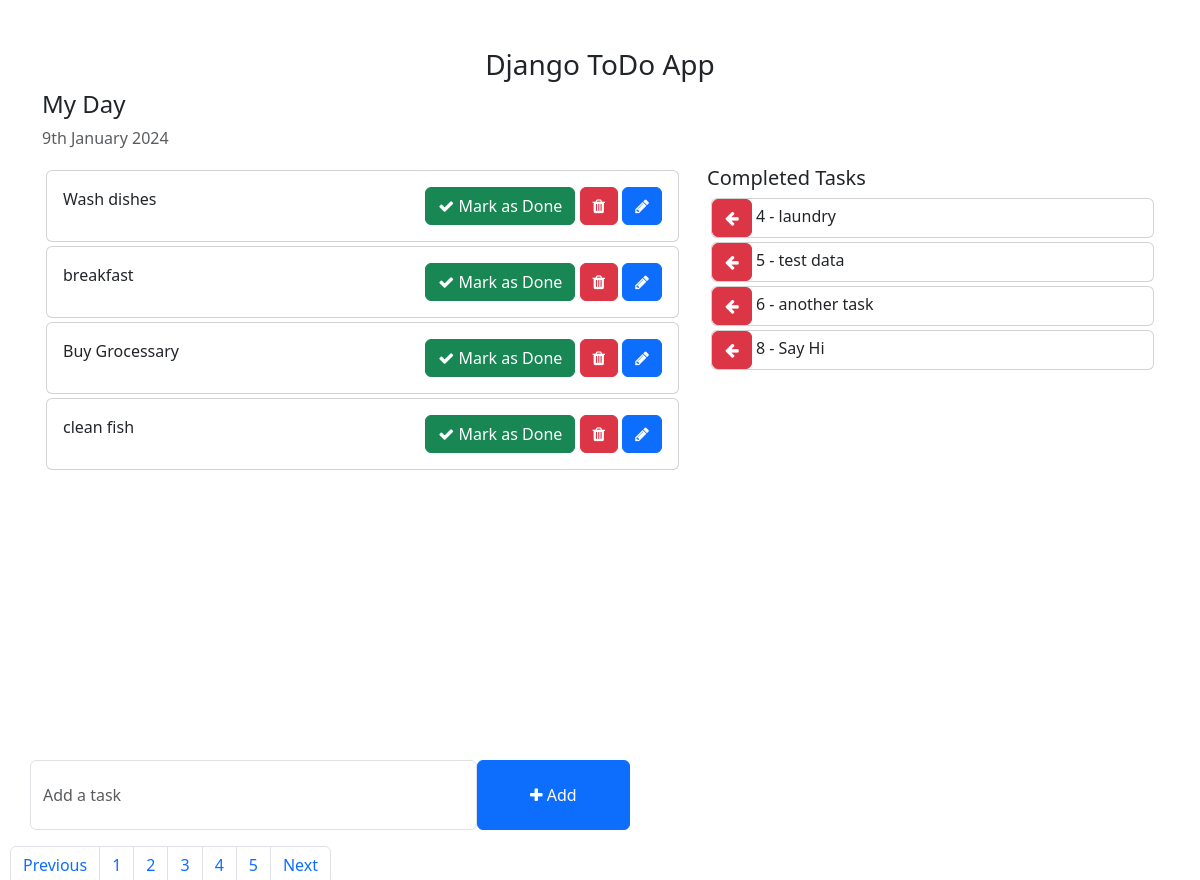
Page /detail/ on the earlier database version.
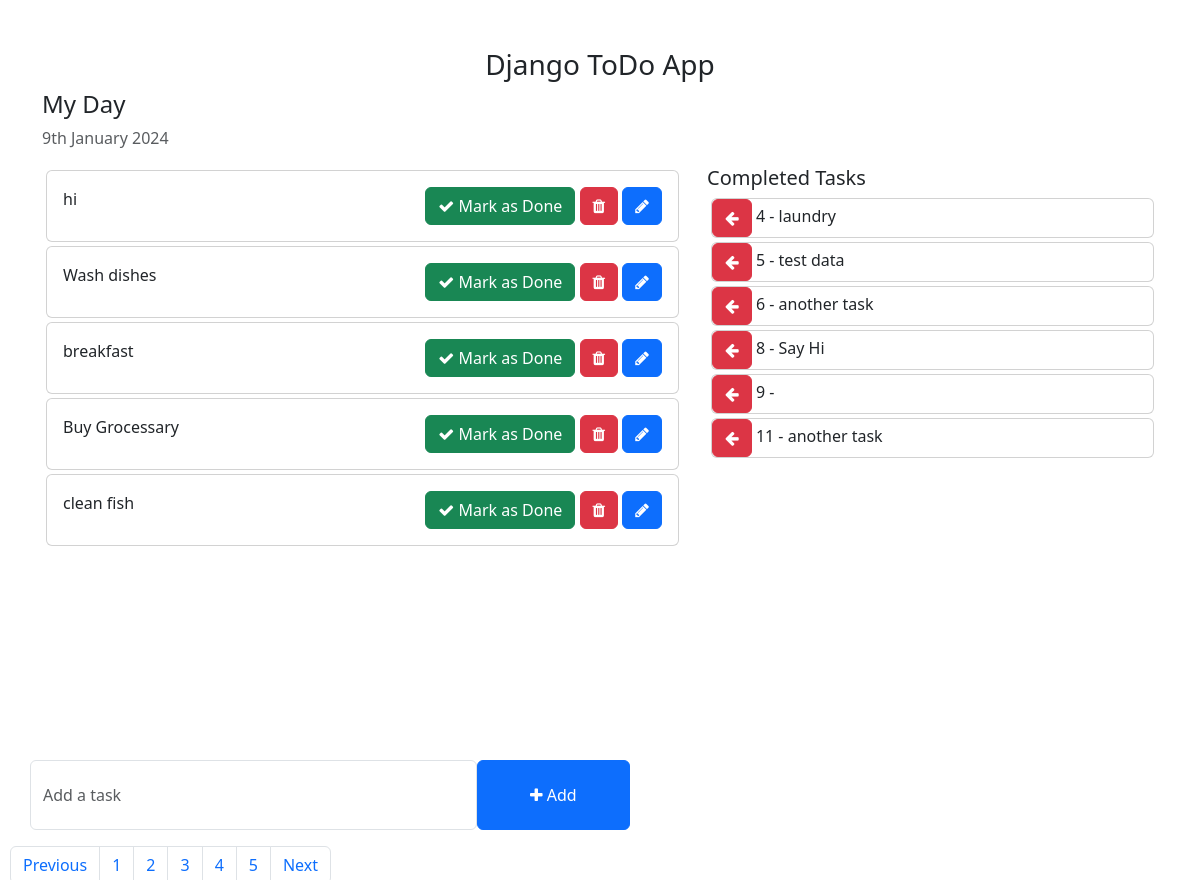
Same page on the later database version.
### stars/models.py (models this page shows, shortened)
class Todo(models.Model):
    task = models.CharField(max_length=255)
    is_completed = models.BooleanField(default=False)
    created_at = models.DateTimeField(auto_now_add=True)
    updated_at = models.DateTimeField(auto_now = True)

### stars/views.py (the view)
# urls.py: path('detail/', views.todos, name='detail'),
def todos(request):
    todos = Todo.objects.filter(is_completed=False).order_by('-updated_at')
    finished=Todo.objects.filter(is_completed=True)
    context={
        'todo':todos,
        'finished':finished,
    }
    return render(request, 'detail.html', context)

### stars/templates/detail.html (shortened to what this page needs)
{% load static %}
<!DOCTYPE html>
<html lang="en">
<head>
    <link href="https://cdn.jsdelivr.net/npm/bootstrap@5.3.0-alpha1/dist/css/bootstrap.min.css" rel="stylesheet">
    <link rel="stylesheet" href="https://cdnjs.cloudflare.com/ajax/libs/font-awesome/4.7.0/css/font-awesome.min.css">
</head>
<body>
    <div class="container">
        <h3 class="pt-5 text-center">Django ToDo App</h3>
        <div class="row">
            <h4>My Day</h4>
            <p class="text-muted">{% now "jS F Y" %}</p>
            <div class="col-md-7 col-lg-7" style="height: 450px; overflow: scroll;">
                {% for t in todo %}
                <div class="card m-1">
                    <div class="card-body">
                        {{t.task}}
                        <span style="position: relative; float: right;">
                            <a href="{% url 'markDone' t.id %}" class="btn btn-success"><i class="fa fa-check"></i> Mark as Done</a>
                            <a href = "{% url 'deleteTask' t.id %}" class="btn btn-danger"><i class="fa fa-trash"></i></a>
                            <a href = "{% url 'editTask' t.id %}" class="btn btn-primary"><i class="fa fa-pencil"></i></a>
                        </span>
                    </div>
                </div>
                {%endfor%}
            </div>
            <div class="col-md-5 col-lg-5">
                <h5>Completed Tasks</h5>
                {% for f in finished %}
                <div class="card m-1">
                    <span style="position: relative; float: right;">
                        <a href = "{% url 'remove' f.id %}" class="btn btn-danger"><i class="fa fa-arrow-left" aria-hidden="true"></i></a>
                        {{f.id}} - {{f.task}}
                    </span>
                </div>
                {%endfor%}
            </div>
        </div>
        <div class="row">
            <div class="col-md-6 col-lg-6 p-0" style="position: absolute; bottom: 50px;">
                <form action="{% url 'addTask' %}" method="POST">
                    <div class="form-group">
                        <span style="display: flex;">
                            <input type="text" name="task" class="form-control" placeholder="Add a task">
                            <button type="submit" class="btn btn-primary" style="width: 200px;"><i class="fa fa-plus"></i> Add</button>
                        </span>
                    </div>
                </form>
            </div>
        </div>
</div>
</body>
<footer>
    <div class="pagination" style="position:absolute;bottom:-20px;left:10px;">
        <nav aria-label="Page navigation example">
            <ul class="pagination">
              <li class="page-item"><a class="page-link" href="#">Previous</a></li>
              <li class="page-item"><a class="page-link" href="#">1</a></li>
              <li class="page-item"><a class="page-link" href="#">2</a></li>
              <li class="page-item"><a class="page-link" href="#">3</a></li>
              <li class="page-item"><a class="page-link" href="#">4</a></li>
              <li class="page-item"><a class="page-link" href="#">5</a></li>
              <li class="page-item"><a class="page-link" href="#">Next</a></li>
            </ul>
          </nav>
    </div>
</footer>
</html>

Differences in the rows shown:
added Todo: task "hi", shown under "My Day"
added Todo: id "9", shown under "Completed Tasks"
added Todo: id "11", task "another task", shown under "Completed Tasks"
